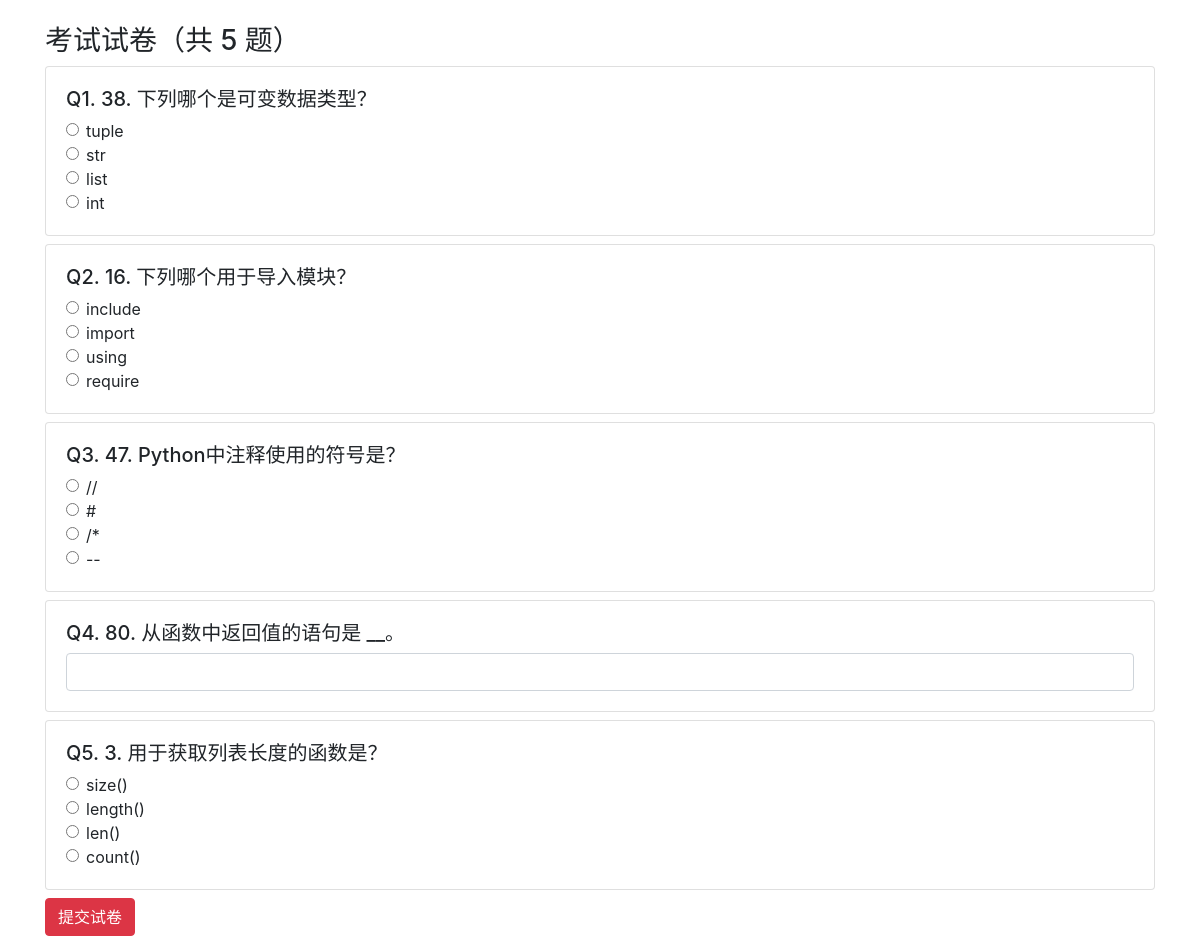
Page /student/exam (signed in) on the committed database.
### app/models.py (models this page shows)
class Question(db.Model):
    __tablename__ = 'questions'
    id = db.Column(db.Integer, primary_key=True)
    qtype = db.Column(db.String(20), nullable=False)  # 'choice','fill','code'
    title = db.Column(db.String(2000), nullable=False)
    option_a = db.Column(db.String(1000))
    option_b = db.Column(db.String(1000))
    option_c = db.Column(db.String(1000))
    option_d = db.Column(db.String(1000))
    answer = db.Column(db.Text)  # 存放参考答案或填空答案或代码样例
    difficulty = db.Column(db.Integer, default=1)
    created_at = db.Column(db.DateTime, default=datetime.datetime.utcnow)
    judge_template = db.Column(db.Text)  # 对于 code 题的判题模板（可选）

### app/student/routes.py (the view, shortened to what this page needs)
@student_bp.route('/exam', methods=['GET', 'POST'])
@login_required
def exam():
    if request.method == 'GET':
        session['exam_start'] = datetime.datetime.utcnow().isoformat()
        all_questions = Question.query.all()
        if len(all_questions) > 5:
            import random
            qs = random.sample(all_questions, 5)
        else:
            qs = all_questions
        return render_template('student/exam.html', qs=qs)

### app/student/routes.py (called while the page is built)
def login_required(f):
    from functools import wraps
    @wraps(f)
    def wrapper(*args, **kwargs):
        if 'user_id' not in session:
            flash('请先登录', 'warning')
            return redirect(url_for('auth.login'))
        return f(*args, **kwargs)
    return wrapper

### app/templates/student/exam.html (shortened to what this page needs)
{% extends "base.html" %}
{% block content %}
  <h3>考试试卷（共 {{ qs|length }} 题）</h3>
  <form method="post">
    {% for q in qs %}
      <div class="card mb-2">
        <div class="card-body">
          <h5>Q{{ loop.index }}. {{ q.title }}</h5>
          {% if q.qtype == 'choice' %}
            <div class="form-check">
              <input class="form-check-input" type="radio" name="answer_{{ q.id }}" value="A">
              <label class="form-check-label">{{ q.option_a }}</label>
            </div>
            <div class="form-check">
              <input class="form-check-input" type="radio" name="answer_{{ q.id }}" value="B">
              <label class="form-check-label">{{ q.option_b }}</label>
            </div>
            <div class="form-check">
              <input class="form-check-input" type="radio" name="answer_{{ q.id }}" value="C">
              <label class="form-check-label">{{ q.option_c }}</label>
            </div>
            <div class="form-check">
              <input class="form-check-input" type="radio" name="answer_{{ q.id }}" value="D">
              <label class="form-check-label">{{ q.option_d }}</label>
            </div>
          {% elif q.qtype == 'fill' %}
            <input class="form-control" name="answer_{{ q.id }}" type="text">
          {% elif q.qtype == 'code' %}
            <textarea class="form-control" name="code_{{ q.id }}" rows="10"></textarea>
            <small class="form-text text-muted">请实现题目要求的函数，系统会运行判题模板。</small>
          {% endif %}
        </div>
      </div>
    {% endfor %}
    <button class="btn btn-danger" type="submit">提交试卷</button>
  </form>
{% endblock %}

### rows in the picture
Question: title "38. 下列哪个是可变数据类型？", option_a "tuple", option_b "str", option_c "list", option_d "int"
Question: title "16. 下列哪个用于导入模块？", option_a "include", option_b "import", option_c "using", option_d "require"
Question: title "47. Python中注释使用的符号是？", option_a "//", option_b "#", option_c "/*", option_d "--"
Question: title "80. 从函数中返回值的语句是 __。"
Question: title "3. 用于获取列表长度的函数是？", option_a "size()", option_b "length()", option_c "len()", option_d "count()"
